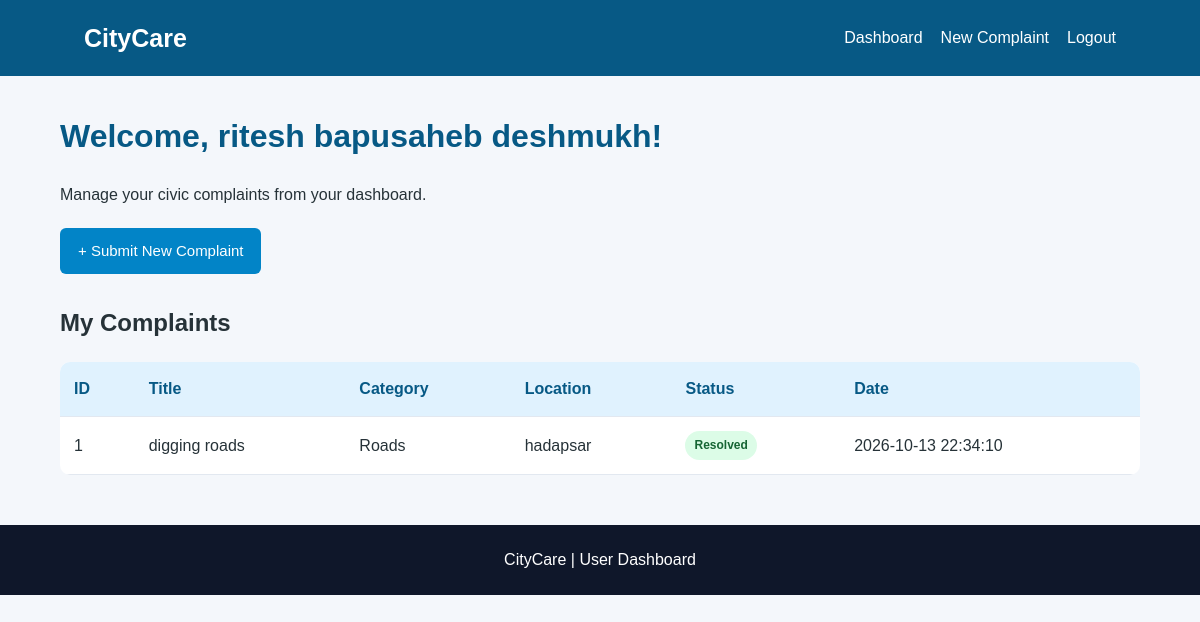
/dashboard (signed in), run on the app's committed database.
### tables this page shows
CREATE TABLE complaints (
            id INTEGER PRIMARY KEY AUTOINCREMENT,
            user_id INTEGER NOT NULL,
            title TEXT NOT NULL,
            category TEXT NOT NULL,
            location TEXT NOT NULL,
            description TEXT NOT NULL,
            status TEXT NOT NULL DEFAULT 'Pending',
            created_at TIMESTAMP DEFAULT CURRENT_TIMESTAMP,
            FOREIGN KEY (user_id) REFERENCES users(id)
        );

### app.py (the view)
@app.route("/dashboard")
def dashboard():
    if "user_id" not in session:
        return redirect(url_for("login"))
    if session.get("role") == "admin":
        return redirect(url_for("admin"))
    conn = get_db_connection()
    complaints = conn.execute("""
        SELECT * FROM complaints
        WHERE user_id = ?
        ORDER BY id DESC
    """, (session["user_id"],)).fetchall()
    conn.close()
    return render_template(
        "dashboard.html",
        complaints=complaints
    )

### database.py (called while the page is built)
def get_db_connection():
    conn = sqlite3.connect(DATABASE)
    conn.row_factory = sqlite3.Row
    return conn

### templates/dashboard.html (shortened to what this page needs)
<!DOCTYPE html>
<html lang="en">
<head>
    <link rel="stylesheet"
          href="{{ url_for('static', filename='css/style.css') }}">
</head>
<body>
<nav class="navbar">
    <a href="{{ url_for('dashboard') }}" class="logo">CityCare</a>
    <div class="nav-links">
        <a href="{{ url_for('dashboard') }}">Dashboard</a>
        <a href="{{ url_for('new_complaint') }}">New Complaint</a>
        <a href="{{ url_for('logout') }}">Logout</a>
    </div>
</nav>
<div class="container">
    <h1 class="page-title">
        Welcome, {{ session.get('name', 'User') }}!
    </h1>
    <p>Manage your civic complaints from your dashboard.</p>
    <div style="margin-top:20px;">
        <a href="{{ url_for('new_complaint') }}" class="btn">
            + Submit New Complaint
        </a>
    </div>
    <h2 style="margin-top:30px;">My Complaints</h2>
    {% if complaints %}
        <div class="table-container">
            <table>
                <thead>
                    <tr>
                        <th>ID</th>
                        <th>Title</th>
                        <th>Category</th>
                        <th>Location</th>
                        <th>Status</th>
                        <th>Date</th>
                    </tr>
                </thead>
                <tbody>
                    {% for complaint in complaints %}
                    <tr>
                        <td>{{ complaint['id'] }}</td>
                        <td>{{ complaint['title'] }}</td>
                        <td>{{ complaint['category'] }}</td>
                        <td>{{ complaint['location'] }}</td>
                        <td>
                            <span class="badge {{ complaint['status'].replace(' ', '-') }}">
                                {{ complaint['status'] }}
                            </span>
                        </td>
                        <td>{{ complaint['created_at'] }}</td>
                    </tr>
                    {% endfor %}
                </tbody>
            </table>
        </div>
    {% else %}
        <div class="card empty">
            <h3>No complaints yet</h3>
            <p>Submit your first complaint to get started.</p>
        </div>
    {% endif %}
</div>
<footer>
    <p>CityCare | User Dashboard</p>
</footer>
</body>
</html>

### static/css/style.css (style rules this page uses)
* { margin: 0; padding: 0; box-sizing: border-box; }
body { font-family: Arial, sans-serif; background: #f4f7fb; color: #263238; line-height: 1.6; }
.navbar { background: #075985; color: white; padding: 18px 7%; display: flex; justify-content: space-between; align-items: center; flex-wrap: wrap; gap: 12px; }
.logo { font-size: 25px; font-weight: bold; color: white; text-decoration: none; }
.nav-links { display: flex; flex-wrap: wrap; gap: 18px; }
.nav-links a { color: white; text-decoration: none; }
.container { width: 90%; max-width: 1100px; margin: 35px auto; }
.btn { display: inline-block; background: #0284c7; color: white; border: none; padding: 11px 18px; border-radius: 6px; text-decoration: none; cursor: pointer; font-size: 15px; }
.page-title { margin-bottom: 20px; color: #075985; }
.table-container { overflow-x: auto; background: white; border-radius: 10px; margin-top: 20px; }
table { width: 100%; border-collapse: collapse; min-width: 650px; }
th, td { padding: 14px; text-align: left; border-bottom: 1px solid #e2e8f0; }
th { background: #e0f2fe; color: #075985; }
.badge { display: inline-block; padding: 5px 9px; border-radius: 15px; font-size: 12px; font-weight: bold; }
.Resolved { background: #dcfce7; color: #166534; }
footer { text-align: center; background: #0f172a; color: white; padding: 22px; margin-top: 50px; }

### data on the page
complaints: id "1", title "digging roads", category "Roads", location "hadapsar", status "Resolved", created_at "2026-10-13 22:34:10"

### other printed values
{{ session.get('name', 'User') }} "ritesh bapusaheb deshmukh"
